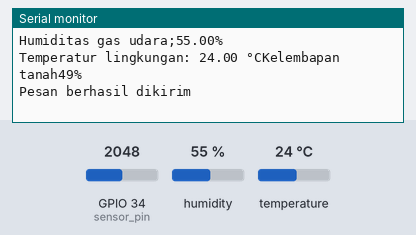
Recording of a sketch running on a simulated ESP32. On the bench: the last lines printed to the serial monitor. Inputs (shaded band) come from the test bench; at power-on: humidity 55 %, GPIO 34 (sensor_pin) = 2048, temperature 24 °C. WiFi joins after 1.5 s; servers stay silent unless stated.

Above: at 5.0 s.
5.1 s: humidity set to 22 %
At 5.9 s:
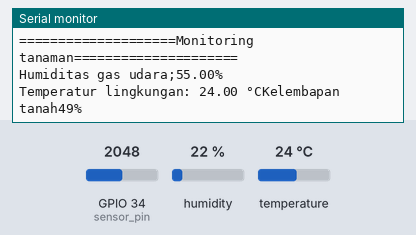
8.5 s: GPIO 34 (sensor_pin) set to 2866
At 9.7 s:
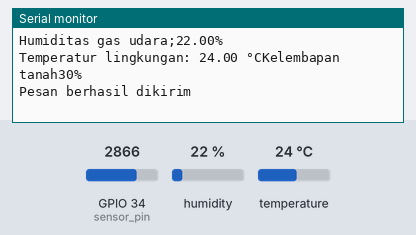
10.7 s: temperature set to 12 °C
At 12.4 s:
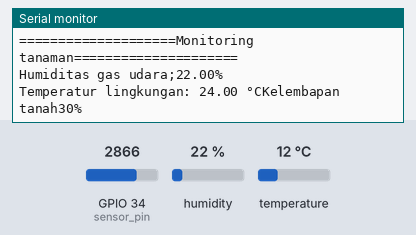
12.9 s: GPIO 34 (sensor_pin) set to 3603
At 14.7 s:
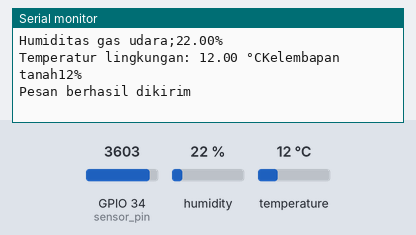
15.1 s: humidity set to 40 %
At 18.1 s:
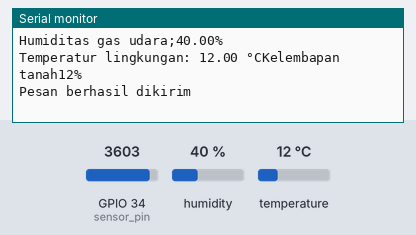
Timing chart, 0 to 18.3 s (numbered marks = the images above; inputs shaded):
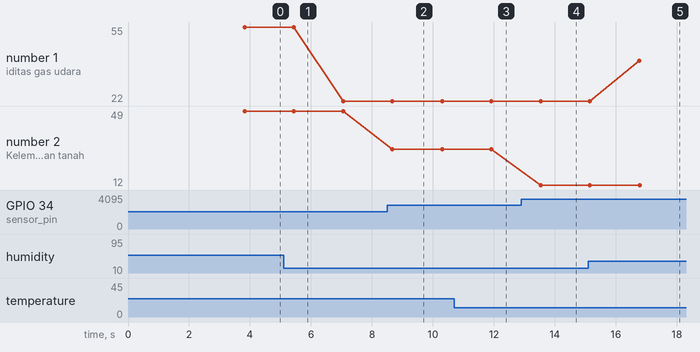

The sketch:

kelembapanTanah_jan24b.ino
```cpp
#include "DHT.h"
#define DHTPIN 4
#define DHTTYPE DHT11
#include <WiFi.h>
#include <WiFiClientSecure.h>
#include <UniversalTelegramBot.h>
#include <ArduinoJson.h>

DHT dht(DHTPIN, DHTTYPE);
int M,sensor_analog;
const int sensor_pin = 34;

const char* ssid ="POCO M3";
const char* password = "12345678910";
#define CHAT_ID  "5874125506"
#define BOTtoken "6687002855:AAEK0S6VdL0oG6i7pCwfDS45xMtfq6FJN74"

WiFiClientSecure client;
UniversalTelegramBot bot(BOTtoken, client);
int botRequestDelay =1000;
unsigned long lastTimeBotRan;

void setup(){
  Serial.begin(115200);

    Serial.print("Connecting Wifi: ");
  Serial.println(ssid);

  WiFi.mode(WIFI_STA);
  WiFi.begin(ssid, password);
  client.setCACert(TELEGRAM_CERTIFICATE_ROOT);

  while (WiFi.status() != WL_CONNECTED) {
    Serial.print(".");
    delay(500);
  }

  Serial.println("");
  Serial.println("WiFi connected");
  Serial.print("IP address: ");
  Serial.println(WiFi.localIP());

  bot.sendMessage(CHAT_ID, "Tunggu dulu...monitoring akan segera dimulai", "");

    delay(2000);
    Serial.print("Workshop Monitoring Tanaman XI RPL 2");
    dht.begin();
}
void loop() {
  sensor_analog = analogRead(sensor_pin);
   M = ( 100 - ( (sensor_analog/4095.00) * 100 ) );
  float tempe = dht.readTemperature();
  float humid = dht.readHumidity();
  if (isnan(humid) || isnan(tempe) || isnan(M)) {
    Serial.println("Sensor tidak terbaca!");
    bot.sendMessage(CHAT_ID,"Sensor tidak terbaca!", "");
    return;
}
  Serial.print("====================Monitoring tanaman=====================\n");
  Serial.print("Humiditas gas udara;");
  Serial.print(humid);
  Serial.println("%");
  Serial.print("Temperatur lingkungan: ");
  Serial.print(tempe);
  Serial.print(" °C");
  Serial.print("Kelembapan tanah");
  Serial.print(M);
  Serial.println("%");
  bot.sendMessage(CHAT_ID,"Monitoring tanamah XI RPL 2");
  //delay(1000);
  kirimPesanTelegram(humid,tempe,M);
}

void kirimPesanTelegram(float humid, float tempe, int moist) {
  String pesan = "Suhu saat ini: " + String(tempe, 2) + "°C\n" +
                 "Humiditas udara saat ini: " + String(humid, 2) + "%\n" +
                 "Tingkat kelembaban tanah saat ini: " + String(moist) + "%\n";

  if (bot.sendMessage(CHAT_ID, pesan, "Markdown")) {
    Serial.println("Pesan berhasil dikirim");
  } else {
    Serial.println("Gagal mengirim pesan");
  }

  delay(1000);  // Menunggu sejenak sebelum mengirim pesan lagi
}
```

Measured:
- after the input at 8.5 s, the serial monitor: prints a new line after 0.17 s (image 2)
- after the input at 12.9 s, the serial monitor: prints a new line after 0.64 s (image 4)
- after the input at 15.1 s, the serial monitor: prints a new line after 1.7 s (image 5)
- plotted number 1: 55 → 22 after the input at 5.1 s, 22 → 40 after the input at 15.1 s
- plotted number 2: 49 → 30 after the input at 8.5 s
